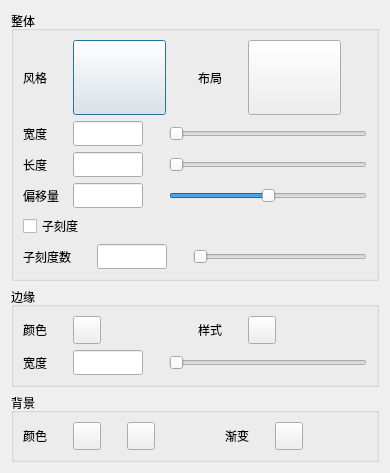
<?xml version="1.0" encoding="UTF-8"?>
<ui version="4.0">
 <class>CRulerScaleDialog</class>
 <widget class="QDialog" name="CRulerScaleDialog">
  <property name="geometry">
   <rect>
    <x>0</x>
    <y>0</y>
    <width>390</width>
    <height>464</height>
   </rect>
  </property>
  <property name="windowTitle">
   <string>Dialog</string>
  </property>
  <layout class="QGridLayout" name="gridLayout_4">
   <item row="0" column="0">
    <widget class="QGroupBox" name="groupBox">
     <property name="title">
      <string>整体</string>
     </property>
     <layout class="QGridLayout" name="gridLayout">
      <item row="0" column="0">
       <layout class="QHBoxLayout" name="horizontalLayout">
        <item>
         <widget class="QLabel" name="label">
          <property name="text">
           <string>风格</string>
          </property>
         </widget>
        </item>
        <item>
         <spacer name="horizontalSpacer">
          <property name="orientation">
           <enum>Qt::Horizontal</enum>
          </property>
          <property name="sizeType">
           <enum>QSizePolicy::Fixed</enum>
          </property>
          <property name="sizeHint" stdset="0">
           <size>
            <width>20</width>
            <height>20</height>
           </size>
          </property>
         </spacer>
        </item>
        <item>
         <widget class="QPushButton" name="rScaleStyleBtn">
          <property name="minimumSize">
           <size>
            <width>93</width>
            <height>75</height>
           </size>
          </property>
          <property name="maximumSize">
           <size>
            <width>93</width>
            <height>75</height>
           </size>
          </property>
          <property name="text">
           <string/>
          </property>
         </widget>
        </item>
        <item>
         <spacer name="horizontalSpacer_2">
          <property name="orientation">
           <enum>Qt::Horizontal</enum>
          </property>
          <property name="sizeHint" stdset="0">
           <size>
            <width>40</width>
            <height>20</height>
           </size>
          </property>
         </spacer>
        </item>
        <item>
         <widget class="QLabel" name="label_2">
          <property name="text">
           <string>布局</string>
          </property>
         </widget>
        </item>
        <item>
         <spacer name="horizontalSpacer_3">
          <property name="orientation">
           <enum>Qt::Horizontal</enum>
          </property>
          <property name="sizeType">
           <enum>QSizePolicy::Fixed</enum>
          </property>
          <property name="sizeHint" stdset="0">
           <size>
            <width>20</width>
            <height>20</height>
           </size>
          </property>
         </spacer>
        </item>
        <item>
         <widget class="QPushButton" name="rScaleArrangeBtn">
          <property name="minimumSize">
           <size>
            <width>93</width>
            <height>75</height>
           </size>
          </property>
          <property name="maximumSize">
           <size>
            <width>93</width>
            <height>75</height>
           </size>
          </property>
          <property name="text">
           <string/>
          </property>
         </widget>
        </item>
        <item>
         <spacer name="horizontalSpacer_4">
          <property name="orientation">
           <enum>Qt::Horizontal</enum>
          </property>
          <property name="sizeHint" stdset="0">
           <size>
            <width>40</width>
            <height>20</height>
           </size>
          </property>
         </spacer>
        </item>
       </layout>
      </item>
      <item row="1" column="0">
       <layout class="QHBoxLayout" name="horizontalLayout_2">
        <item>
         <widget class="QLabel" name="label_3">
          <property name="text">
           <string>宽度</string>
          </property>
         </widget>
        </item>
        <item>
         <spacer name="horizontalSpacer_5">
          <property name="orientation">
           <enum>Qt::Horizontal</enum>
          </property>
          <property name="sizeType">
           <enum>QSizePolicy::Fixed</enum>
          </property>
          <property name="sizeHint" stdset="0">
           <size>
            <width>20</width>
            <height>20</height>
           </size>
          </property>
         </spacer>
        </item>
        <item>
         <widget class="QLineEdit" name="rWidEdit">
          <property name="minimumSize">
           <size>
            <width>70</width>
            <height>25</height>
           </size>
          </property>
          <property name="maximumSize">
           <size>
            <width>70</width>
            <height>25</height>
           </size>
          </property>
         </widget>
        </item>
        <item>
         <spacer name="horizontalSpacer_6">
          <property name="orientation">
           <enum>Qt::Horizontal</enum>
          </property>
          <property name="sizeType">
           <enum>QSizePolicy::Fixed</enum>
          </property>
          <property name="sizeHint" stdset="0">
           <size>
            <width>20</width>
            <height>20</height>
           </size>
          </property>
         </spacer>
        </item>
        <item>
         <widget class="QSlider" name="rWidSlider">
          <property name="minimum">
           <number>10</number>
          </property>
          <property name="maximum">
           <number>250</number>
          </property>
          <property name="orientation">
           <enum>Qt::Horizontal</enum>
          </property>
         </widget>
        </item>
       </layout>
      </item>
      <item row="2" column="0">
       <layout class="QHBoxLayout" name="horizontalLayout_3">
        <item>
         <widget class="QLabel" name="label_4">
          <property name="text">
           <string>长度</string>
          </property>
         </widget>
        </item>
        <item>
         <spacer name="horizontalSpacer_7">
          <property name="orientation">
           <enum>Qt::Horizontal</enum>
          </property>
          <property name="sizeType">
           <enum>QSizePolicy::Fixed</enum>
          </property>
          <property name="sizeHint" stdset="0">
           <size>
            <width>20</width>
            <height>20</height>
           </size>
          </property>
         </spacer>
        </item>
        <item>
         <widget class="QLineEdit" name="rLenEdit">
          <property name="minimumSize">
           <size>
            <width>70</width>
            <height>25</height>
           </size>
          </property>
          <property name="maximumSize">
           <size>
            <width>70</width>
            <height>25</height>
           </size>
          </property>
         </widget>
        </item>
        <item>
         <spacer name="horizontalSpacer_8">
          <property name="orientation">
           <enum>Qt::Horizontal</enum>
          </property>
          <property name="sizeType">
           <enum>QSizePolicy::Fixed</enum>
          </property>
          <property name="sizeHint" stdset="0">
           <size>
            <width>20</width>
            <height>20</height>
           </size>
          </property>
         </spacer>
        </item>
        <item>
         <widget class="QSlider" name="rLenSlider">
          <property name="minimum">
           <number>10</number>
          </property>
          <property name="maximum">
           <number>360</number>
          </property>
          <property name="orientation">
           <enum>Qt::Horizontal</enum>
          </property>
         </widget>
        </item>
       </layout>
      </item>
      <item row="3" column="0">
       <layout class="QHBoxLayout" name="horizontalLayout_4">
        <item>
         <widget class="QLabel" name="label_5">
          <property name="text">
           <string>偏移量</string>
          </property>
         </widget>
        </item>
        <item>
         <spacer name="horizontalSpacer_9">
          <property name="orientation">
           <enum>Qt::Horizontal</enum>
          </property>
          <property name="sizeType">
           <enum>QSizePolicy::Fixed</enum>
          </property>
          <property name="sizeHint" stdset="0">
           <size>
            <width>8</width>
            <height>20</height>
           </size>
          </property>
         </spacer>
        </item>
        <item>
         <widget class="QLineEdit" name="rOffsetEdit">
          <property name="minimumSize">
           <size>
            <width>70</width>
            <height>25</height>
           </size>
          </property>
          <property name="maximumSize">
           <size>
            <width>70</width>
            <height>25</height>
           </size>
          </property>
         </widget>
        </item>
        <item>
         <spacer name="horizontalSpacer_10">
          <property name="orientation">
           <enum>Qt::Horizontal</enum>
          </property>
          <property name="sizeType">
           <enum>QSizePolicy::Fixed</enum>
          </property>
          <property name="sizeHint" stdset="0">
           <size>
            <width>20</width>
            <height>20</height>
           </size>
          </property>
         </spacer>
        </item>
        <item>
         <widget class="QSlider" name="rOffsetSlider">
          <property name="minimum">
           <number>-550</number>
          </property>
          <property name="maximum">
           <number>550</number>
          </property>
          <property name="orientation">
           <enum>Qt::Horizontal</enum>
          </property>
         </widget>
        </item>
       </layout>
      </item>
      <item row="4" column="0">
       <layout class="QHBoxLayout" name="horizontalLayout_5">
        <item>
         <widget class="QCheckBox" name="rCheckBox">
          <property name="text">
           <string>子刻度</string>
          </property>
         </widget>
        </item>
        <item>
         <spacer name="horizontalSpacer_11">
          <property name="orientation">
           <enum>Qt::Horizontal</enum>
          </property>
          <property name="sizeHint" stdset="0">
           <size>
            <width>40</width>
            <height>20</height>
           </size>
          </property>
         </spacer>
        </item>
       </layout>
      </item>
      <item row="5" column="0">
       <layout class="QHBoxLayout" name="horizontalLayout_6">
        <item>
         <widget class="QLabel" name="label_6">
          <property name="text">
           <string>子刻度数</string>
          </property>
         </widget>
        </item>
        <item>
         <spacer name="horizontalSpacer_12">
          <property name="orientation">
           <enum>Qt::Horizontal</enum>
          </property>
          <property name="sizeType">
           <enum>QSizePolicy::Fixed</enum>
          </property>
          <property name="sizeHint" stdset="0">
           <size>
            <width>20</width>
            <height>20</height>
           </size>
          </property>
         </spacer>
        </item>
        <item>
         <widget class="QLineEdit" name="rSubScaleEdit">
          <property name="minimumSize">
           <size>
            <width>70</width>
            <height>25</height>
           </size>
          </property>
          <property name="maximumSize">
           <size>
            <width>70</width>
            <height>25</height>
           </size>
          </property>
         </widget>
        </item>
        <item>
         <spacer name="horizontalSpacer_13">
          <property name="orientation">
           <enum>Qt::Horizontal</enum>
          </property>
          <property name="sizeType">
           <enum>QSizePolicy::Fixed</enum>
          </property>
          <property name="sizeHint" stdset="0">
           <size>
            <width>20</width>
            <height>20</height>
           </size>
          </property>
         </spacer>
        </item>
        <item>
         <widget class="QSlider" name="rSubScaleSlider">
          <property name="minimum">
           <number>1</number>
          </property>
          <property name="maximum">
           <number>10</number>
          </property>
          <property name="orientation">
           <enum>Qt::Horizontal</enum>
          </property>
         </widget>
        </item>
       </layout>
      </item>
     </layout>
    </widget>
   </item>
   <item row="1" column="0">
    <widget class="QGroupBox" name="groupBox_2">
     <property name="title">
      <string>边缘</string>
     </property>
     <layout class="QGridLayout" name="gridLayout_2">
      <item row="0" column="0">
       <layout class="QVBoxLayout" name="verticalLayout_2">
        <item>
         <layout class="QHBoxLayout" name="horizontalLayout_7">
          <item>
           <widget class="QLabel" name="label_7">
            <property name="text">
             <string>颜色</string>
            </property>
           </widget>
          </item>
          <item>
           <spacer name="horizontalSpacer_14">
            <property name="orientation">
             <enum>Qt::Horizontal</enum>
            </property>
            <property name="sizeType">
             <enum>QSizePolicy::Fixed</enum>
            </property>
            <property name="sizeHint" stdset="0">
             <size>
              <width>20</width>
              <height>20</height>
             </size>
            </property>
           </spacer>
          </item>
          <item>
           <widget class="QPushButton" name="redgeColorBtn">
            <property name="minimumSize">
             <size>
              <width>28</width>
              <height>28</height>
             </size>
            </property>
            <property name="maximumSize">
             <size>
              <width>28</width>
              <height>28</height>
             </size>
            </property>
            <property name="text">
             <string/>
            </property>
           </widget>
          </item>
          <item>
           <spacer name="horizontalSpacer_15">
            <property name="orientation">
             <enum>Qt::Horizontal</enum>
            </property>
            <property name="sizeHint" stdset="0">
             <size>
              <width>40</width>
              <height>20</height>
             </size>
            </property>
           </spacer>
          </item>
          <item>
           <widget class="QLabel" name="label_8">
            <property name="text">
             <string>样式</string>
            </property>
           </widget>
          </item>
          <item>
           <spacer name="horizontalSpacer_16">
            <property name="orientation">
             <enum>Qt::Horizontal</enum>
            </property>
            <property name="sizeType">
             <enum>QSizePolicy::Fixed</enum>
            </property>
            <property name="sizeHint" stdset="0">
             <size>
              <width>20</width>
              <height>20</height>
             </size>
            </property>
           </spacer>
          </item>
          <item>
           <widget class="QPushButton" name="redgeStyleBtn">
            <property name="minimumSize">
             <size>
              <width>28</width>
              <height>28</height>
             </size>
            </property>
            <property name="maximumSize">
             <size>
              <width>28</width>
              <height>28</height>
             </size>
            </property>
            <property name="text">
             <string/>
            </property>
           </widget>
          </item>
          <item>
           <spacer name="horizontalSpacer_17">
            <property name="orientation">
             <enum>Qt::Horizontal</enum>
            </property>
            <property name="sizeHint" stdset="0">
             <size>
              <width>40</width>
              <height>20</height>
             </size>
            </property>
           </spacer>
          </item>
         </layout>
        </item>
        <item>
         <spacer name="verticalSpacer_6">
          <property name="orientation">
           <enum>Qt::Vertical</enum>
          </property>
          <property name="sizeType">
           <enum>QSizePolicy::Expanding</enum>
          </property>
          <property name="sizeHint" stdset="0">
           <size>
            <width>20</width>
            <height>15</height>
           </size>
          </property>
         </spacer>
        </item>
        <item>
         <layout class="QHBoxLayout" name="horizontalLayout_8">
          <item>
           <widget class="QLabel" name="label_9">
            <property name="text">
             <string>宽度</string>
            </property>
           </widget>
          </item>
          <item>
           <spacer name="horizontalSpacer_18">
            <property name="orientation">
             <enum>Qt::Horizontal</enum>
            </property>
            <property name="sizeType">
             <enum>QSizePolicy::Fixed</enum>
            </property>
            <property name="sizeHint" stdset="0">
             <size>
              <width>20</width>
              <height>20</height>
             </size>
            </property>
           </spacer>
          </item>
          <item>
           <widget class="QLineEdit" name="redgeWidEdit">
            <property name="minimumSize">
             <size>
              <width>70</width>
              <height>25</height>
             </size>
            </property>
            <property name="maximumSize">
             <size>
              <width>70</width>
              <height>25</height>
             </size>
            </property>
           </widget>
          </item>
          <item>
           <spacer name="horizontalSpacer_19">
            <property name="orientation">
             <enum>Qt::Horizontal</enum>
            </property>
            <property name="sizeType">
             <enum>QSizePolicy::Fixed</enum>
            </property>
            <property name="sizeHint" stdset="0">
             <size>
              <width>20</width>
              <height>20</height>
             </size>
            </property>
           </spacer>
          </item>
          <item>
           <widget class="QSlider" name="redgeWidSlider">
            <property name="minimum">
             <number>1</number>
            </property>
            <property name="maximum">
             <number>10</number>
            </property>
            <property name="orientation">
             <enum>Qt::Horizontal</enum>
            </property>
           </widget>
          </item>
         </layout>
        </item>
       </layout>
      </item>
     </layout>
    </widget>
   </item>
   <item row="2" column="0">
    <widget class="QGroupBox" name="groupBox_3">
     <property name="title">
      <string>背景</string>
     </property>
     <layout class="QGridLayout" name="gridLayout_3">
      <item row="0" column="0">
       <layout class="QHBoxLayout" name="horizontalLayout_9">
        <item>
         <widget class="QLabel" name="label_10">
          <property name="text">
           <string>颜色</string>
          </property>
         </widget>
        </item>
        <item>
         <spacer name="horizontalSpacer_20">
          <property name="orientation">
           <enum>Qt::Horizontal</enum>
          </property>
          <property name="sizeType">
           <enum>QSizePolicy::Fixed</enum>
          </property>
          <property name="sizeHint" stdset="0">
           <size>
            <width>20</width>
            <height>20</height>
           </size>
          </property>
         </spacer>
        </item>
        <item>
         <widget class="QPushButton" name="rcolor1Btn">
          <property name="minimumSize">
           <size>
            <width>28</width>
            <height>28</height>
           </size>
          </property>
          <property name="maximumSize">
           <size>
            <width>28</width>
            <height>28</height>
           </size>
          </property>
          <property name="text">
           <string/>
          </property>
         </widget>
        </item>
        <item>
         <spacer name="horizontalSpacer_21">
          <property name="orientation">
           <enum>Qt::Horizontal</enum>
          </property>
          <property name="sizeType">
           <enum>QSizePolicy::Fixed</enum>
          </property>
          <property name="sizeHint" stdset="0">
           <size>
            <width>20</width>
            <height>20</height>
           </size>
          </property>
         </spacer>
        </item>
        <item>
         <widget class="QPushButton" name="rcolor2Btn">
          <property name="minimumSize">
           <size>
            <width>28</width>
            <height>28</height>
           </size>
          </property>
          <property name="maximumSize">
           <size>
            <width>28</width>
            <height>28</height>
           </size>
          </property>
          <property name="text">
           <string/>
          </property>
         </widget>
        </item>
        <item>
         <spacer name="horizontalSpacer_22">
          <property name="orientation">
           <enum>Qt::Horizontal</enum>
          </property>
          <property name="sizeHint" stdset="0">
           <size>
            <width>40</width>
            <height>20</height>
           </size>
          </property>
         </spacer>
        </item>
        <item>
         <widget class="QLabel" name="label_11">
          <property name="text">
           <string>渐变</string>
          </property>
         </widget>
        </item>
        <item>
         <spacer name="horizontalSpacer_23">
          <property name="orientation">
           <enum>Qt::Horizontal</enum>
          </property>
          <property name="sizeType">
           <enum>QSizePolicy::Fixed</enum>
          </property>
          <property name="sizeHint" stdset="0">
           <size>
            <width>20</width>
            <height>20</height>
           </size>
          </property>
         </spacer>
        </item>
        <item>
         <widget class="QPushButton" name="rgradStyleBtn">
          <property name="minimumSize">
           <size>
            <width>28</width>
            <height>28</height>
           </size>
          </property>
          <property name="maximumSize">
           <size>
            <width>28</width>
            <height>28</height>
           </size>
          </property>
          <property name="text">
           <string/>
          </property>
         </widget>
        </item>
        <item>
         <spacer name="horizontalSpacer_24">
          <property name="orientation">
           <enum>Qt::Horizontal</enum>
          </property>
          <property name="sizeHint" stdset="0">
           <size>
            <width>40</width>
            <height>20</height>
           </size>
          </property>
         </spacer>
        </item>
       </layout>
      </item>
     </layout>
    </widget>
   </item>
  </layout>
 </widget>
 <resources/>
 <connections/>
</ui>
